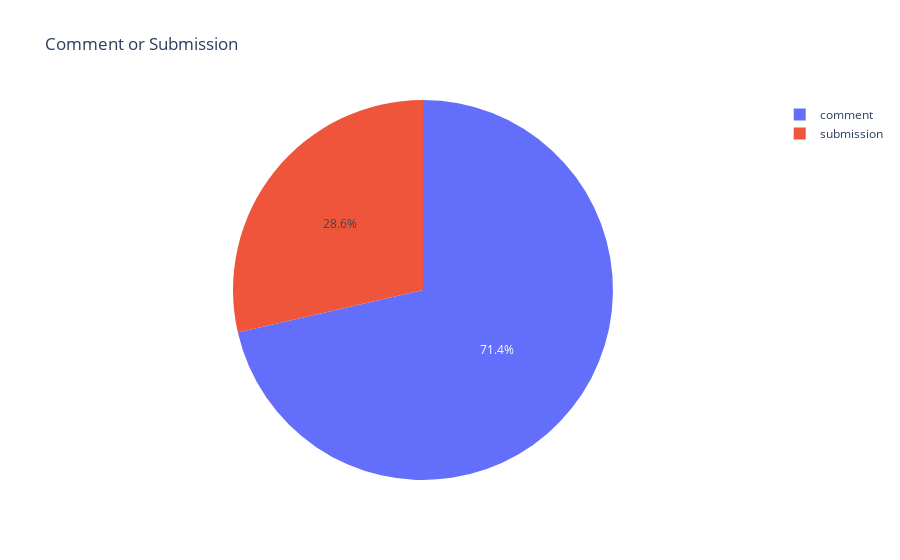

Notebook cell for this chart:
### Code cell
fig = px.pie(data_frame=df['submission_comment'].value_counts().to_frame().reset_index(), values='submission_comment', names='index',
             title='Comment or Submission')
fig.show()

### Figure 1 — Plotly figure (JSON) as saved in the notebook; plotly's stock layout.template omitted (floating-point values rounded to 4 significant figures)
{"data": [{"domain": {"x": [0, 1], "y": [0, 1]}, "hovertemplate": "index=%{label}<br>submission_comment=%{value}<extra></extra>", "labels": ["comment", "submission"], "legendgroup": "", "name": "", "showlegend": true, "type": "pie", "values": [4993, 2000]}], "layout": {"legend": {"tracegroupgap": 0}, "title": {"text": "Comment or Submission"}}}
